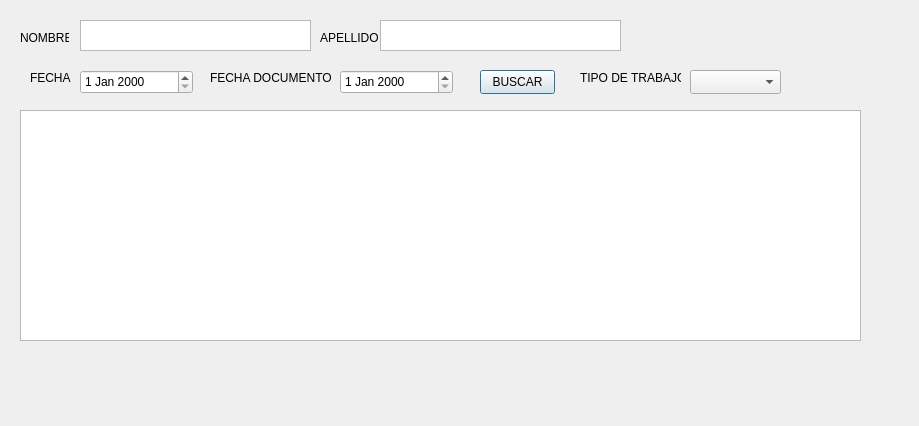
<?xml version="1.0" encoding="UTF-8"?>
<ui version="4.0">
 <class>Dialog</class>
 <widget class="QDialog" name="Dialog">
  <property name="geometry">
   <rect>
    <x>0</x>
    <y>0</y>
    <width>919</width>
    <height>426</height>
   </rect>
  </property>
  <property name="windowTitle">
   <string>Dialog</string>
  </property>
  <widget class="QTableView" name="tableView">
   <property name="geometry">
    <rect>
     <x>20</x>
     <y>110</y>
     <width>841</width>
     <height>231</height>
    </rect>
   </property>
  </widget>
  <widget class="QTextEdit" name="textEdit_Nombre_1">
   <property name="geometry">
    <rect>
     <x>80</x>
     <y>20</y>
     <width>231</width>
     <height>31</height>
    </rect>
   </property>
  </widget>
  <widget class="QLabel" name="fecha_Actual">
   <property name="geometry">
    <rect>
     <x>30</x>
     <y>70</y>
     <width>49</width>
     <height>16</height>
    </rect>
   </property>
   <property name="text">
    <string>FECHA</string>
   </property>
  </widget>
  <widget class="QLabel" name="nombre_1">
   <property name="geometry">
    <rect>
     <x>20</x>
     <y>30</y>
     <width>49</width>
     <height>16</height>
    </rect>
   </property>
   <property name="text">
    <string>NOMBRE</string>
   </property>
  </widget>
  <widget class="QPushButton" name="buscar_1">
   <property name="geometry">
    <rect>
     <x>480</x>
     <y>70</y>
     <width>75</width>
     <height>24</height>
    </rect>
   </property>
   <property name="text">
    <string>BUSCAR</string>
   </property>
  </widget>
  <widget class="QTextEdit" name="textEdit_Apellido">
   <property name="geometry">
    <rect>
     <x>380</x>
     <y>20</y>
     <width>241</width>
     <height>31</height>
    </rect>
   </property>
  </widget>
  <widget class="QLabel" name="apellido">
   <property name="geometry">
    <rect>
     <x>320</x>
     <y>30</y>
     <width>61</width>
     <height>16</height>
    </rect>
   </property>
   <property name="text">
    <string>APELLIDO</string>
   </property>
  </widget>
  <widget class="QDateEdit" name="Fecha_Actual">
   <property name="geometry">
    <rect>
     <x>80</x>
     <y>70</y>
     <width>113</width>
     <height>24</height>
    </rect>
   </property>
  </widget>
  <widget class="QDateEdit" name="Fecha_document">
   <property name="geometry">
    <rect>
     <x>340</x>
     <y>70</y>
     <width>113</width>
     <height>24</height>
    </rect>
   </property>
  </widget>
  <widget class="QLabel" name="fecha_documento">
   <property name="geometry">
    <rect>
     <x>210</x>
     <y>70</y>
     <width>121</width>
     <height>16</height>
    </rect>
   </property>
   <property name="text">
    <string>FECHA DOCUMENTO</string>
   </property>
  </widget>
  <widget class="QLabel" name="Tipo_de_trabajo">
   <property name="geometry">
    <rect>
     <x>580</x>
     <y>70</y>
     <width>101</width>
     <height>16</height>
    </rect>
   </property>
   <property name="text">
    <string>TIPO DE TRABAJO</string>
   </property>
  </widget>
  <widget class="QComboBox" name="Tipo_de_trabajo_2">
   <property name="geometry">
    <rect>
     <x>690</x>
     <y>70</y>
     <width>91</width>
     <height>24</height>
    </rect>
   </property>
  </widget>
 </widget>
 <resources/>
 <connections/>
</ui>
